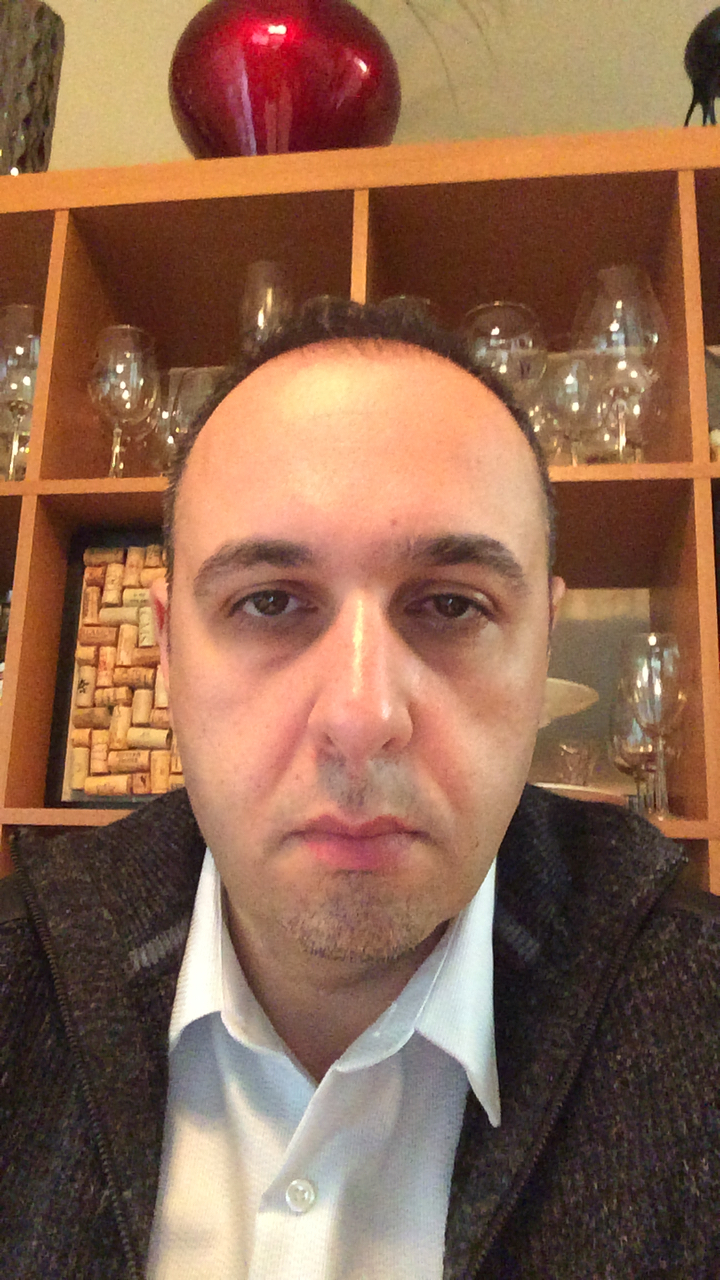
#> input picture algorithms/features/test/test_data/DI0101.jpg, 720 x 1280 px
$ python gabor_threads.py test/test_data/DI0101.jpg out.png   (Python 2 division)   (older library calls are emulated)
#> lines starting #> are read from the running program, lines starting #| are printed output that depends on the picture
#> further down, img is the input picture: shape (1280, 720, 3); mean B, G, R 79.7, 102.6, 141.9
#!/usr/bin/env python

"""
gabor_threads.py
=========
Sample demonstrates:
- use of multiple Gabor filter convolutions to get Fractalius-like image effect (http://www.redfieldplugins.com/filterFractalius.htm)
- use of python threading to accelerate the computation
Usage
-----
gabor_threads.py [image filename]
"""
from multiprocessing.pool import ThreadPool
import numpy as np
import cv2


def build_filters():
    filters = []
    ksize = 15
    for theta in np.arange(0, np.pi, np.pi / 32):
        kern = cv2.getGaborKernel((ksize, ksize), 4.0, theta, 10.0, 0.5, 0, ktype=cv2.CV_32F)
        kern /= 1.5*kern.sum()
        filters.append(kern)
    return filters


def process(img, filters):
    accum = np.zeros_like(img)
    for kern in filters:
        fimg = cv2.filter2D(img, cv2.CV_8UC3, kern)
        np.maximum(accum, fimg, accum)
    return accum


def process_kernel(img, filter_kernel):
    accum = np.zeros_like(img)
    fimg = cv2.filter2D(img, cv2.CV_8UC3, filter_kernel)
    np.maximum(accum, fimg, accum)
    return accum


def process_threaded(img, filters, threadn = 8):
#> called with threadn = 8
    accum = np.zeros_like(img)
    def f(kern):
        return cv2.filter2D(img, cv2.CV_8UC3, kern)
    pool = ThreadPool(processes=threadn)
    for fimg in pool.imap_unordered(f, filters):
        np.maximum(accum, fimg, accum)
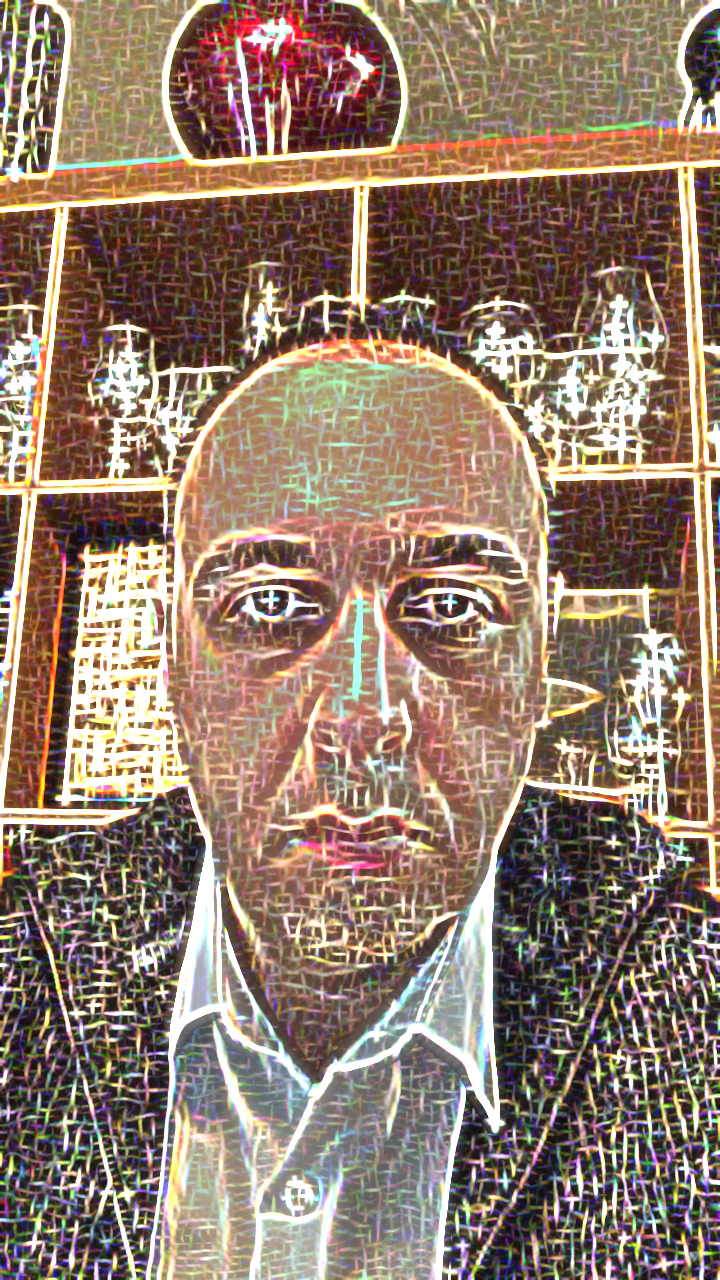
#> accum: shape (1280, 720, 3); mean of channels 0, 1, 2 109, 125, 147.1; drawn as B, G, R
    return accum


if __name__ == '__main__':
    import sys

    print __doc__
    try:
        img_fn = sys.argv[1]
    except:
        img_fn = '../data/baboon.jpg'

    img = cv2.imread(img_fn)
    if img is None:
        print 'Failed to load image file:', img_fn
        sys.exit(1)

    filters = build_filters()

    res2 = process_threaded(img, filters)

    cv2.imwrite(sys.argv[2], res2)
    cv2.imshow('img', img)
    cv2.imshow('result', res2)
    cv2.waitKey()
    cv2.destroyAllWindows()

$ run again, on algorithms/cascades/test/test_data/DI0101_revert.jpg
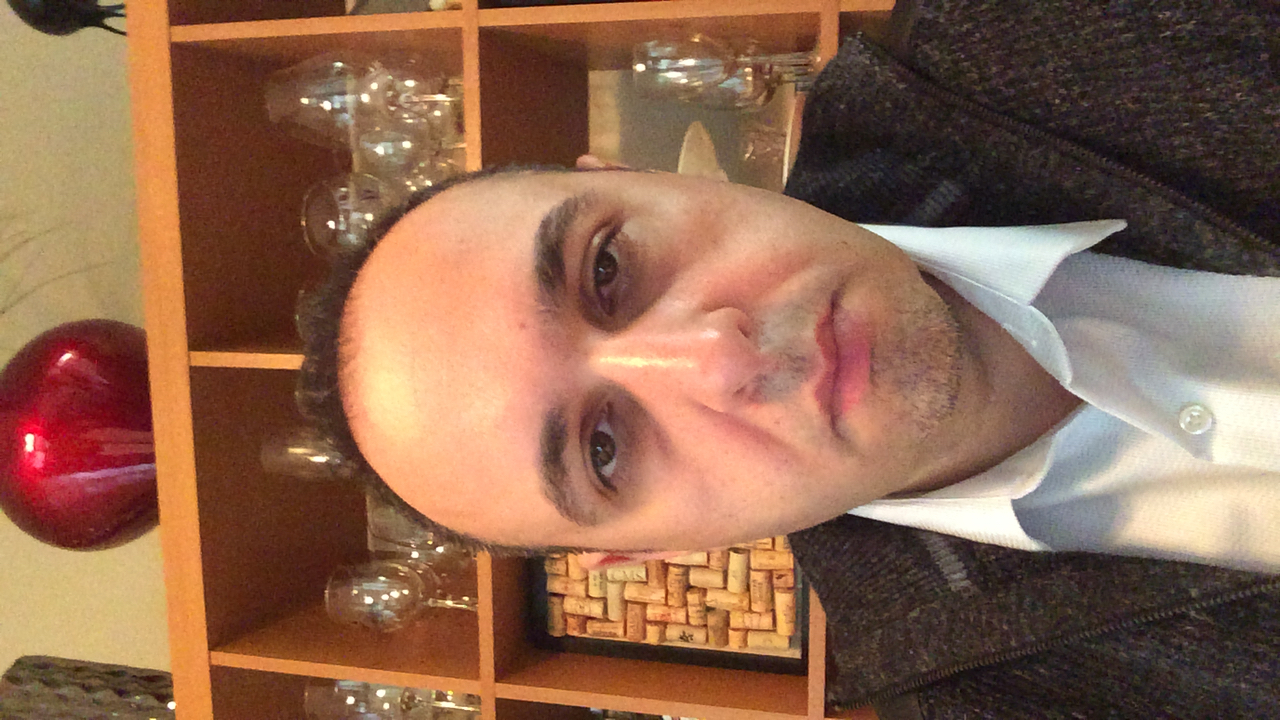
#> input picture algorithms/cascades/test/test_data/DI0101_revert.jpg, 1280 x 720 px
#> img is the input picture: shape (720, 1280, 3); mean B, G, R 79.7, 102.6, 141.9
#> after the loop in process_threaded, `for fimg in pool.imap_unordered(f, filters):`:
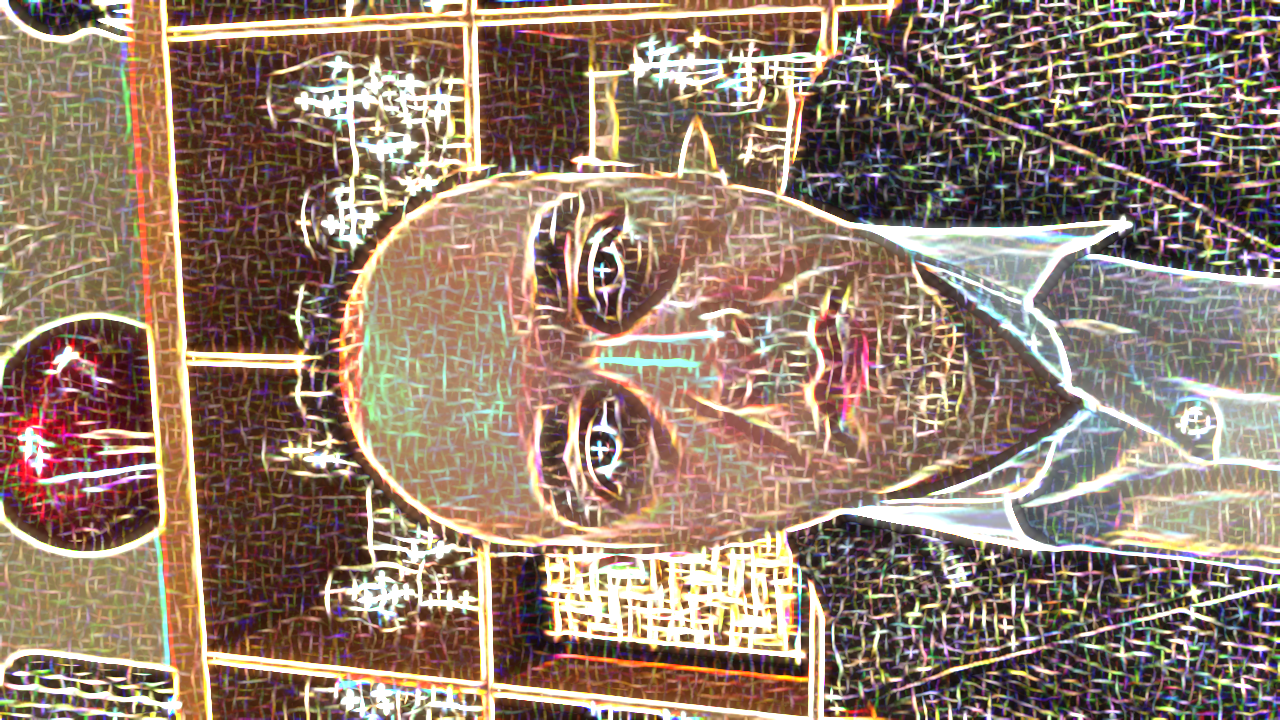
#> accum: shape (720, 1280, 3); mean of channels 0, 1, 2 109, 125, 147.1; drawn as B, G, R
